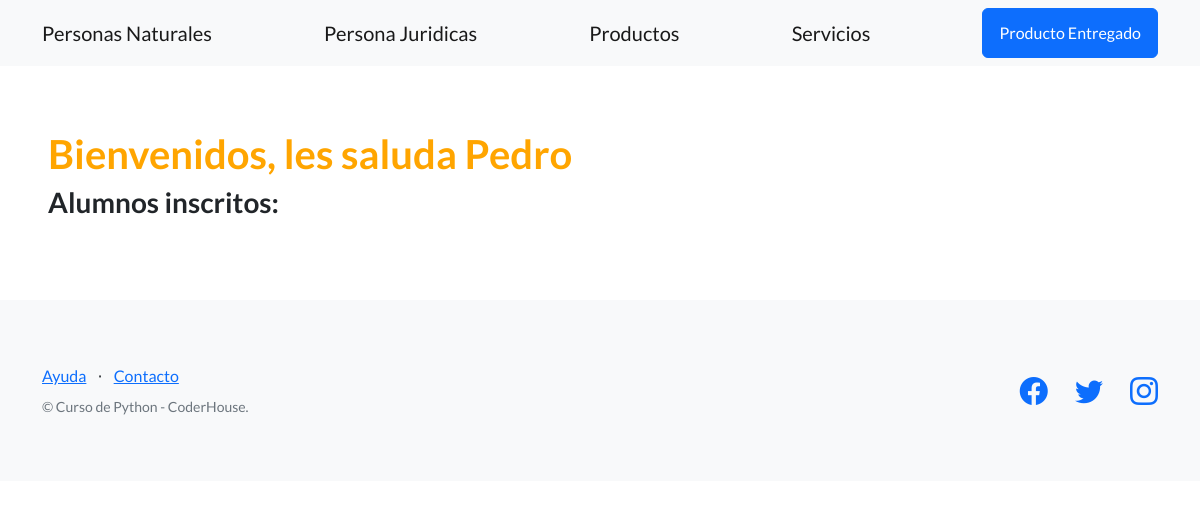
Page /interesados-ventas/estudiantes/ on the earlier database version.
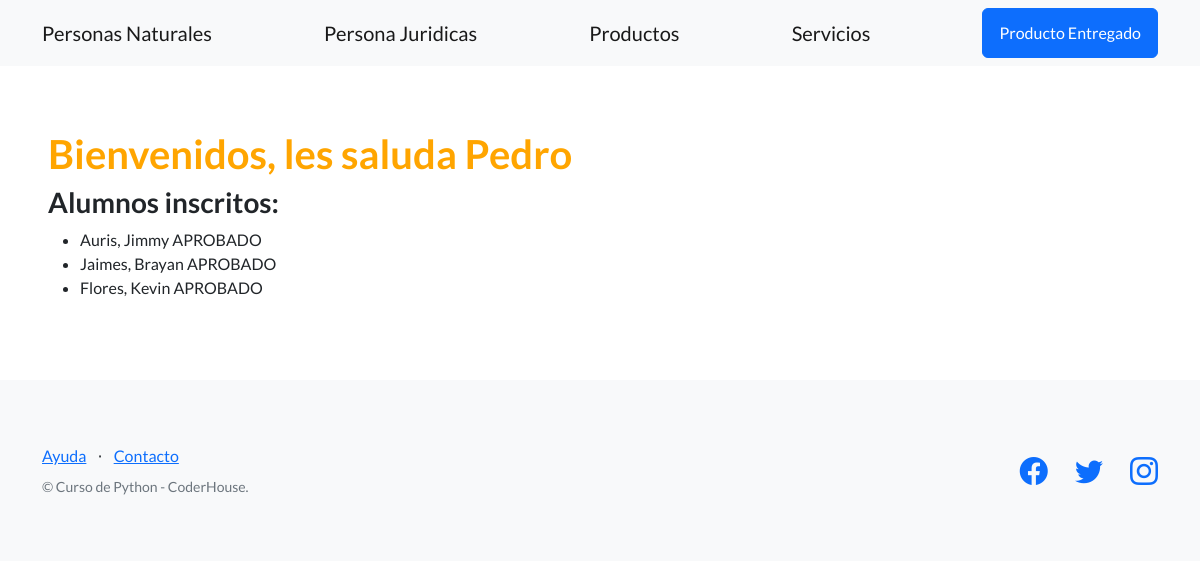
Same page on the later database version.
### interesados_ventas/models.py (models this page shows, shortened)
class PersonaNatural(models.Model):
    nombre = models.CharField(max_length=256)
    apellido = models.CharField(max_length=256)
    email = models.EmailField(blank=True)
    telefono = models.CharField(max_length=20, blank=True)
    direccion = models.CharField(max_length=256)
    dni = models.CharField(max_length=32)
    fecha_nacimiento = models.DateField(null=True)

### interesados_ventas/views.py (the view)
# urls.py: path("estudiantes/",listar_estudiantes, name="lista_estudiantes"),
def listar_estudiantes(request):
    contexto = {
        "profesor": "Pedro",
        "estudiantes": PersonaNatural.objects.all(),
    }
    http_response = render(
        request=request,
        template_name="interesados_ventas/lista_estudiantes.html",
        context=contexto,
    )
    return http_response

### interesados_ventas/templates/interesados_ventas/lista_estudiantes.html (shortened to what this page needs)
{% extends "base.html" %}
{% block contenido %}
<h1 style="color:orange;">
  Bienvenidos, les saluda {{ profesor }}
</h1>
<h3>Alumnos inscritos:</h3>
<ul>
{% for estudiante in estudiantes %}
  <li>
    {{ estudiante.apellido }}, {{ estudiante.nombre }}
    {% if estudiante.nota < 5 %}
      REPROBADO
    {% else %}
      APROBADO
    {% endif %}
  </li>
{% endfor %}
</ul>
{% endblock contenido %}

### templates_base/base.html (shortened to what this page needs)
{% load static %}
<!DOCTYPE html>
<html lang="en">
    <head>
        <link href="https://cdn.jsdelivr.net/npm/bootstrap-icons@1.5.0/font/bootstrap-icons.css" rel="stylesheet" type="text/css" />
        <link href="{% static 'css/styles.css' %}" rel="stylesheet" />
    </head>
    <body>
        <nav class="navbar navbar-light bg-light static-top">
            <div class="container">
                <a class="navbar-brand" href="{% url 'lista_estudiantes' %}">Personas Naturales</a>
                <a class="navbar-brand" href="">Persona Juridicas</a>
                <a class="navbar-brand" href="">Productos</a>
                <a class="navbar-brand" href="">Servicios</a>
                <a class="btn btn-primary" href="">Producto Entregado</a>
            </div>
        </nav>
        <section style="padding:4rem 3rem;">
            {% block contenido %}
            {% endblock contenido %}
        </section>
        <footer class="footer bg-light">
            <div class="container">
                <div class="row">
                    <div class="col-lg-6 h-100 text-center text-lg-start my-auto">
                        <ul class="list-inline mb-2">
                            <li class="list-inline-item"><a href="#!">Ayuda</a></li>
                            <li class="list-inline-item">⋅</li>
                            <li class="list-inline-item"><a href="#!">Contacto</a></li>
                        </ul>
                        <p class="text-muted small mb-4 mb-lg-0">&copy; Curso de Python - CoderHouse.</p>
                    </div>
                    <div class="col-lg-6 h-100 text-center text-lg-end my-auto">
                        <ul class="list-inline mb-0">
                            <li class="list-inline-item me-4">
                                <a href="https://www.facebook.com/Coderhouse/"><i class="bi-facebook fs-3"></i></a>
                            </li>
                            <li class="list-inline-item me-4">
                                <a href="https://twitter.com/coderhouse"><i class="bi-twitter fs-3"></i></a>
                            </li>
                            <li class="list-inline-item">
                                <a href="https://www.instagram.com/coderhouse"><i class="bi-instagram fs-3"></i></a>
                            </li>
                        </ul>
                    </div>
                </div>
            </div>
        </footer>
    </body>
</html>

Differences in the rows shown:
added PersonaNatural: apellido "Auris", nombre "Jimmy"
added PersonaNatural: apellido "Jaimes", nombre "Brayan"
added PersonaNatural: apellido "Flores", nombre "Kevin"
